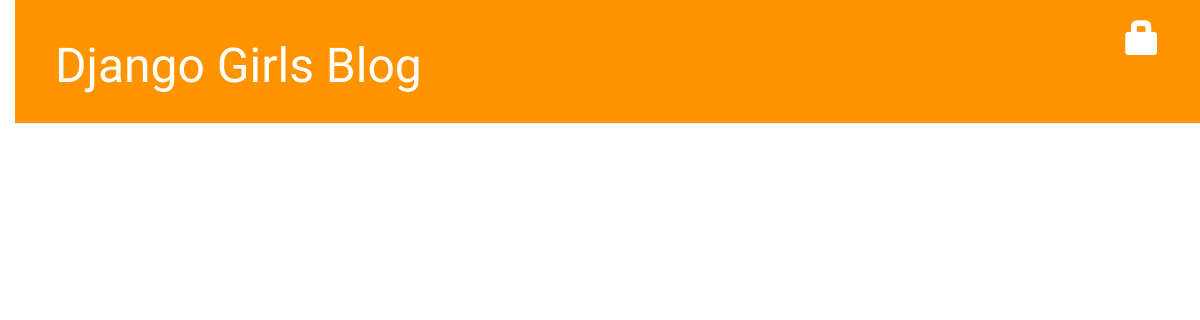
/, run on an earlier commit of the app's database.
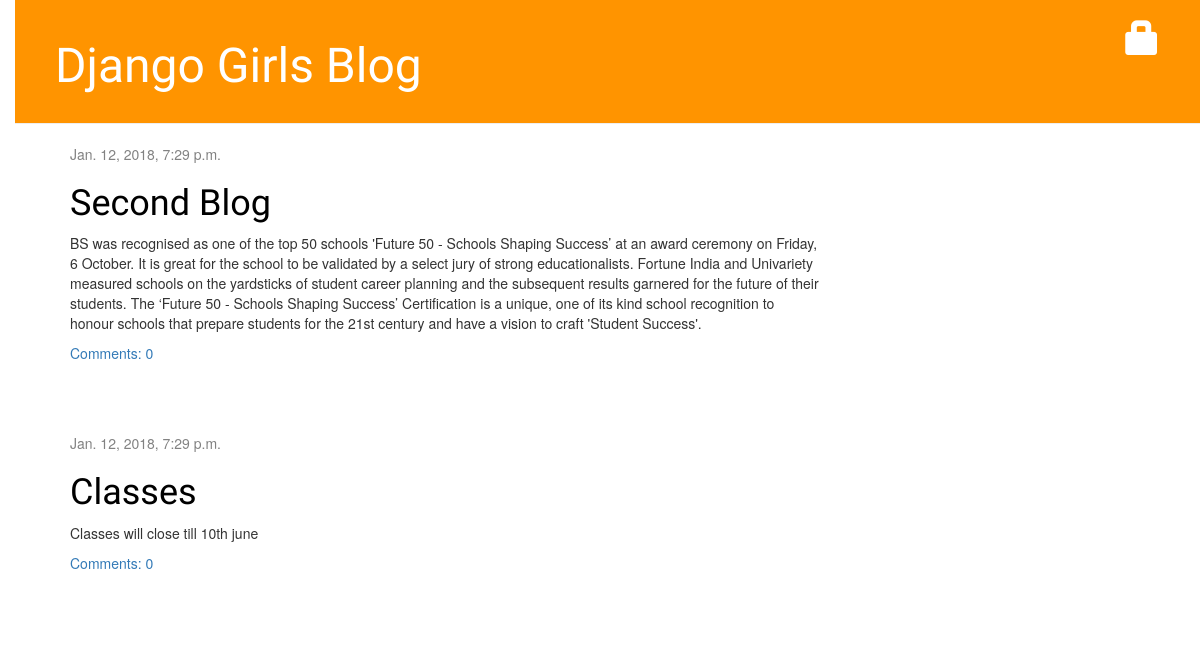
And on a later commit of the database.
### blog/models.py (models this page shows, shortened)
class Post(models.Model):
    author = models.ForeignKey('auth.User')
    title = models.CharField(max_length=200)
    text = models.TextField()
    created_date = models.DateTimeField(
            default=timezone.now)
    published_date = models.DateTimeField(
            blank=True, null=True)
    def approved_comments(self):
        return self.comments.filter(approved_comment=True)

### blog/views.py (the view)
# urls.py: url(r'^$', views.post_list, name='post_list'),
def post_list(request):
    posts = Post.objects.filter(published_date__lte=timezone.now()).order_by('published_date')
    return render(request, 'blog/post_list.html' ,{'posts': posts})

### blog/templates/blog/post_list.html
{% extends 'blog/base.html' %}
{% block content %}
    {% for post in posts %}
        <div class="post">
            <div class="date">
                {{ post.published_date }}
            </div>
            <h1><a href="{% url 'post_detail' pk=post.pk %}">{{ post.title }}</a></h1>
            <p>{{ post.text|linebreaksbr }}</p>
            <a href="{% url 'post_detail' pk=post.pk %}">Comments: {{ post.approved_comments.count }}</a>
        </div>
    {% endfor %}
{% endblock %}

What changed in the data, as far as the page shows it:
added Post: published_date "Jan. 12, 2018, 7:29 p.m.", title "Second Blog", text "BS was recognised as one of the top 50 schools 'Future 50 - Schools Shaping Success’ at an award ceremony on Friday, 6 October. It is great for the school to be validated by a select jury of strong educationalists. Fortune India and Univariety measured schools on the yardsticks of student career planning and the subsequent results garnered for the future of their students. The ‘Future 50 - Schools Shaping Success’ Certification is a unique, one of its kind school recognition to honour schools that prepare students for the 21st century and have a vision to craft 'Student Success'.", approved_comments.count "0"
now on this page (row edited): Post: published_date "Jan. 12, 2018, 7:29 p.m.", title "Classes", text "Classes will close till 10th june", approved_comments.count "0"
